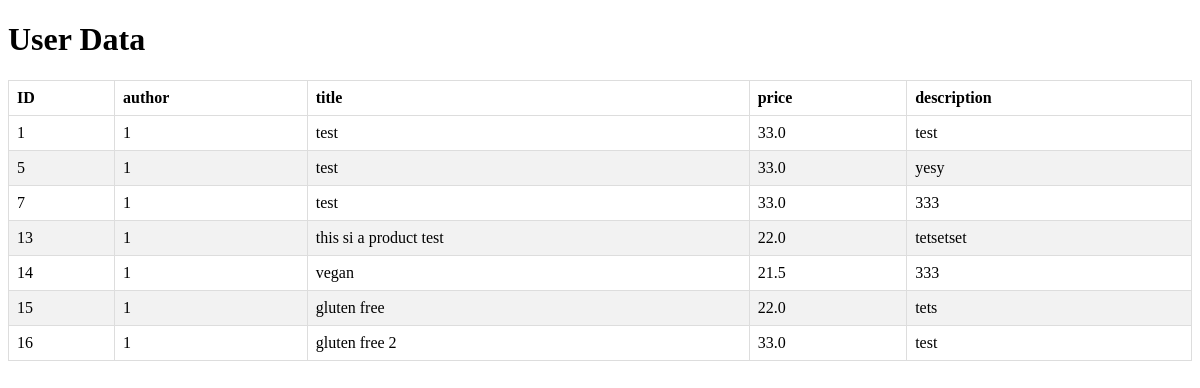
Before: /view_data with the older database file.
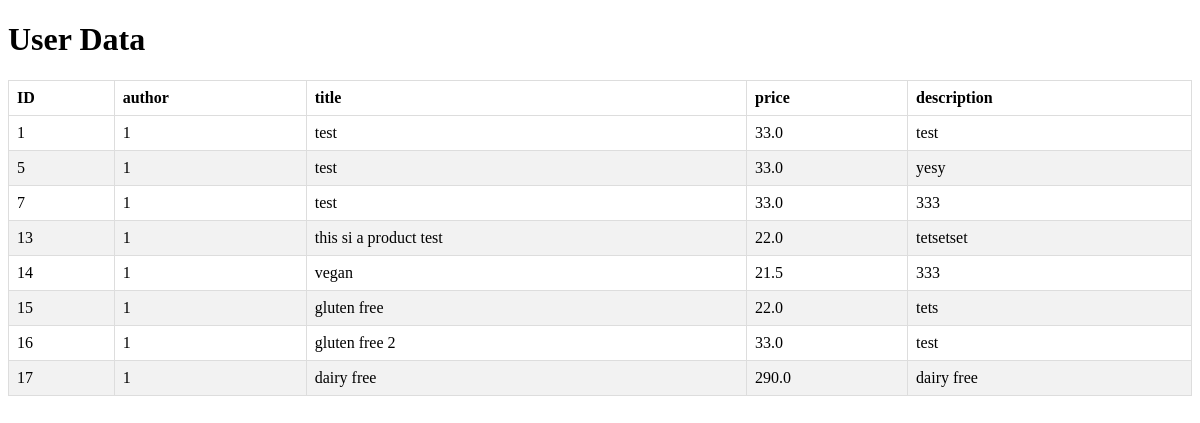
After: the same page with the newer database file.
### tables this page shows
CREATE TABLE product (
    id INTEGER PRIMARY KEY AUTOINCREMENT,
    author_id INTEGER NOT NULL,
    title TEXT NOT NULL,
    price REAL NOT NULL,
    description TEXT,
    image_filename TEXT,
--     rating INTEGER NOT NULL,
--     in_stock BOOLEAN,
--     image BLOB NOT NULL,
    FOREIGN KEY (author_id) REFERENCES user (id)

);

### wmgzon/__init__.py (the view)
    @app.route('/view_data')
    def view_data():
        conn = sqlite3.connect(app.config['DATABASE'])
        c = conn.cursor()
        c.execute('SELECT * FROM product')
        data = c.fetchall()
        conn.close()
        return render_template('view_data_product.html', data=data)

### wmgzon/auth.py (called while the page is built)
@bp.before_app_request
def load_logged_in_user():
    user_id = session.get('user_id')
    if user_id is None:
        g.user = None
    else:
        g.user = get_db().execute(
            'SELECT * FROM user WHERE id = ?', (user_id,)
        ).fetchone()

### wmgzon/templates/view_data_product.html (shortened to what this page needs)
<!DOCTYPE html>
<html lang="en">
<head>
</head>
<body>
    <h1>User Data</h1>
    <table>
        <thead>
            <tr>
                <th>ID</th>
                <th>author</th>
                <th>title</th>
                <th>price</th>
                <th>description</th>
            </tr>
        </thead>
        <tbody>
            {% for row in data %}
            <tr>
                <td>{{ row[0] }}</td>
                <td>{{ row[1] }}</td>
                <td>{{ row[2] }}</td>
                <td>{{ row[3] }}</td>
                <td>{{ row[4] }}</td>
            </tr>
            {% endfor %}
        </tbody>
    </table>
</body>
</html>

### wmgzon/templates/view_data_product.html (style rules this page uses)
table { width: 100%; border-collapse: collapse; }
th, td { border: 1px solid #dddddd; text-align: left; padding: 8px; }
tr:nth-child(even) { background-color: #f2f2f2; }

Changed rows visible on the page:
added product: id "17", author "1", title "dairy free", price "290.0", description "dairy free"
